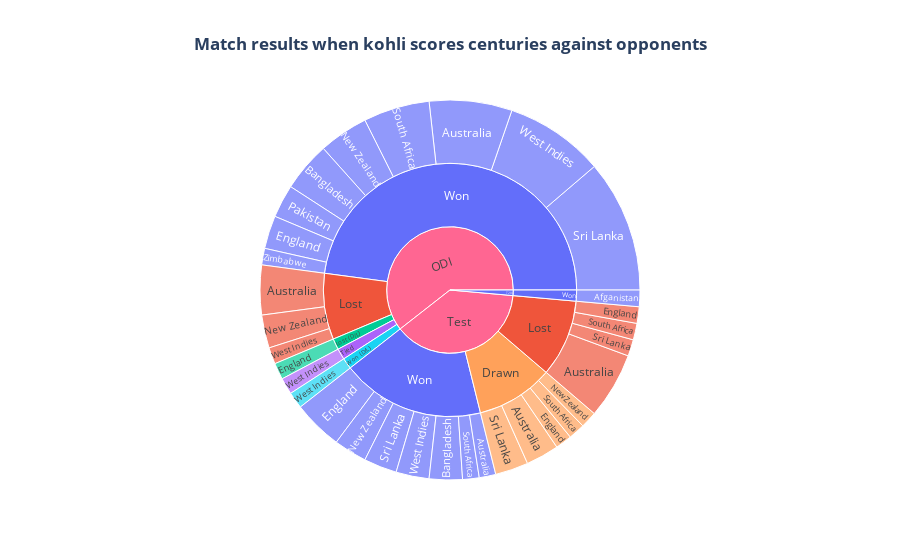

Here is the notebook cell this chart was saved with:
### Markdown cell above
### Observation:
    Out of 71 Centuries, Kohli outs 51 times

    He outs mostly for Australia i.e 13 times

### Code cell
fig=px.sunburst(df.groupby(['Format','Against','Result'],as_index=False)['Score'].count(),path=['Format','Result','Against'],values='Score',color='Result',title='<b>Match results when kohli scores centuries against opponents')
fig.update_layout(title_x=0.5)

### Figure 1 — Plotly figure (JSON) as saved in the notebook; plotly's stock layout.template omitted (floating-point values rounded to 4 significant figures)
{"data": [{"branchvalues": "total", "customdata": [["Won"], ["Won"], ["Lost"], ["Won"], ["Won"], ["Won"], ["Won"], ["Lost (D/L)"], ["Won"], ["Won"], ["Won"], ["Lost"], ["Lost"], ["Won"], ["Tied"], ["Drawn"], ["Lost"], ["Won"], ["Won"], ["Won (D/L)"], ["Lost"], ["Won"], ["Lost"], ["Drawn"], ["Won"], ["Won"], ["Won"], ["Lost"], ["Drawn"], ["Drawn"], ["Won"], ["Drawn"], ["Drawn"], ["Lost"], ["Lost"], ["Lost (D/L)"], ["Tied"], ["Won"], ["Won"], ["Won"], ["Won (D/L)"], ["(?)"], ["Won"], ["(?)"]], "domain": {"x": [0, 1], "y": [0, 1]}, "hovertemplate": "labels=%{label}<br>Score=%{value}<br>parent=%{parent}<br>id=%{id}<br>Result=%{customdata[0]}<extra></extra>", "ids": ["ODI/Won/South Africa", "ODI/Won/West Indies", "Test/Lost/Sri Lanka", "Test/Won/New Zealand", "Test/Won/Sri Lanka", "T20I/Won/Afganistan", "Test/Won/South Africa", "ODI/Lost (D/L)/England", "ODI/Won/Pakistan", "Test/Won/Australia", "Test/Won/West Indies", "ODI/Lost/West Indies", "Test/Lost/Australia", "ODI/Won/England", "ODI/Tied/West Indies", "Test/Drawn/Sri Lanka", "Test/Lost/South Africa", "ODI/Won/Sri Lanka", "ODI/Won/New Zealand", "ODI/Won (D/L)/West Indies", "ODI/Lost/New Zealand", "Test/Won/England", "Test/Lost/England", "Test/Drawn/England", "Test/Won/Bangladesh", "ODI/Won/Bangladesh", "ODI/Won/Australia", "ODI/Lost/Australia", "Test/Drawn/Australia", "Test/Drawn/South Africa", "ODI/Won/Zimbabwe", "Test/Drawn/New Zealand", "Test/Drawn", "ODI/Lost", "Test/Lost", "ODI/Lost (D/L)", "ODI/Tied", "ODI/Won", "T20I/Won", "Test/Won", "ODI/Won (D/L)", "ODI", "T20I", "Test"], "labels": ["South Africa", "West Indies", "Sri Lanka", "New Zealand", "Sri Lanka", "Afganistan", "South Africa", "England", "Pakistan", "Australia", "West Indies", "West Indies", "Australia", "England", "West Indies", "Sri Lanka", "South Africa", "Sri Lanka", "New Zealand", "West Indies", "New Zealand", "England", "England", "England", "Bangladesh", "Bangladesh", "Australia", "Australia", "Australia", "South Africa", "Zimbabwe", "New Zealand", "Drawn", "Lost", "Lost", "Lost (D/L)", "Tied", "Won", "Won", "Won", "Won (D/L)", "ODI", "T20I", "Test"], "marker": {"colors": ["#636efa", "#636efa", "#EF553B", "#636efa", "#636efa", "#636efa", "#636efa", "#00cc96", "#636efa", "#636efa", "#636efa", "#EF553B", "#EF553B", "#636efa", "#ab63fa", "#FFA15A", "#EF553B", "#636efa", "#636efa", "#19d3f3", "#EF553B", "#636efa", "#EF553B", "#FFA15A", "#636efa", "#636efa", "#636efa", "#EF553B", "#FFA15A", "#FFA15A", "#636efa", "#FFA15A", "#FFA15A", "#EF553B", "#EF553B", "#00cc96", "#ab63fa", "#636efa", "#636efa", "#636efa", "#19d3f3", "#FF6692", "#636efa", "#FF6692"]}, "name": "", "parents": ["ODI/Won", "ODI/Won", "Test/Lost", "Test/Won", "Test/Won", "T20I/Won", "Test/Won", "ODI/Lost (D/L)", "ODI/Won", "Test/Won", "Test/Won", "ODI/Lost", "Test/Lost", "ODI/Won", "ODI/Tied", "Test/Drawn", "Test/Lost", "ODI/Won", "ODI/Won", "ODI/Won (D/L)", "ODI/Lost", "Test/Won", "Test/Lost", "Test/Drawn", "Test/Won", "ODI/Won", "ODI/Won", "ODI/Lost", "Test/Drawn", "Test/Drawn", "ODI/Won", "Test/Drawn", "Test", "ODI", "Test", "ODI", "ODI", "ODI", "T20I", "Test", "ODI", "", "", ""], "type": "sunburst", "values": [4, 6, 1, 2, 2, 1, 1, 1, 2, 1, 2, 1, 4, 2, 1, 2, 1, 8, 3, 1, 2, 3, 1, 1, 2, 3, 5, 3, 2, 1, 1, 1, 7, 6, 7, 1, 1, 34, 1, 13, 1, 43, 1, 27]}], "layout": {"legend": {"tracegroupgap": 0}, "title": {"text": "<b>Match results when kohli scores centuries against opponents", "x": 0.5}}}
